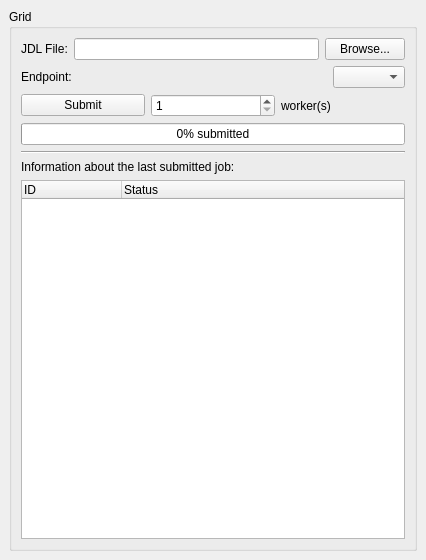
<ui version="4.0" >
 <class>wgGrid</class>
 <widget class="QWidget" name="wgGrid" >
  <property name="geometry" >
   <rect>
    <x>0</x>
    <y>0</y>
    <width>426</width>
    <height>560</height>
   </rect>
  </property>
  <property name="windowTitle" >
   <string>Form</string>
  </property>
  <layout class="QGridLayout" >
   <property name="margin" >
    <number>9</number>
   </property>
   <property name="spacing" >
    <number>6</number>
   </property>
   <item row="0" column="0" >
    <widget class="QGroupBox" name="groupBox" >
     <property name="title" >
      <string>Grid</string>
     </property>
     <layout class="QGridLayout" >
      <property name="margin" >
       <number>9</number>
      </property>
      <property name="spacing" >
       <number>6</number>
      </property>
      <item row="0" column="0" >
       <layout class="QHBoxLayout" >
        <property name="margin" >
         <number>0</number>
        </property>
        <property name="spacing" >
         <number>6</number>
        </property>
        <item>
         <widget class="QLabel" name="label_2" >
          <property name="text" >
           <string>JDL File:</string>
          </property>
         </widget>
        </item>
        <item>
         <widget class="QLineEdit" name="edtJDLFileName" >
          <property name="text" >
           <string/>
          </property>
         </widget>
        </item>
        <item>
         <widget class="QPushButton" name="btnBrowseJDL" >
          <property name="text" >
           <string>Browse...</string>
          </property>
         </widget>
        </item>
       </layout>
      </item>
      <item row="1" column="0" >
       <layout class="QHBoxLayout" >
        <property name="margin" >
         <number>0</number>
        </property>
        <property name="spacing" >
         <number>6</number>
        </property>
        <item>
         <widget class="QLabel" name="label_3" >
          <property name="text" >
           <string>Endpoint:</string>
          </property>
         </widget>
        </item>
        <item>
         <widget class="QComboBox" name="cmbEndpoint" >
          <property name="sizePolicy" >
           <sizepolicy>
            <hsizetype>0</hsizetype>
            <vsizetype>0</vsizetype>
            <horstretch>0</horstretch>
            <verstretch>0</verstretch>
           </sizepolicy>
          </property>
          <property name="duplicatesEnabled" >
           <bool>true</bool>
          </property>
         </widget>
        </item>
       </layout>
      </item>
      <item row="2" column="0" >
       <layout class="QHBoxLayout" >
        <property name="margin" >
         <number>0</number>
        </property>
        <property name="spacing" >
         <number>6</number>
        </property>
        <item>
         <widget class="QPushButton" name="btnSubmitClient" >
          <property name="text" >
           <string>Submit</string>
          </property>
          <property name="checkable" >
           <bool>false</bool>
          </property>
         </widget>
        </item>
        <item>
         <widget class="QSpinBox" name="spinNumWorkers" >
          <property name="alignment" >
           <set>Qt::AlignLeading</set>
          </property>
          <property name="specialValueText" >
           <string/>
          </property>
          <property name="minimum" >
           <number>1</number>
          </property>
         </widget>
        </item>
        <item>
         <widget class="QLabel" name="label_4" >
          <property name="text" >
           <string>worker(s)</string>
          </property>
         </widget>
        </item>
       </layout>
      </item>
      <item row="3" column="0" >
       <widget class="QProgressBar" name="progressSubmittedJobs" >
        <property name="value" >
         <number>0</number>
        </property>
        <property name="orientation" >
         <enum>Qt::Horizontal</enum>
        </property>
        <property name="format" >
         <string>%p% submitted</string>
        </property>
       </widget>
      </item>
      <item row="4" column="0" >
       <widget class="Line" name="line" >
        <property name="orientation" >
         <enum>Qt::Horizontal</enum>
        </property>
       </widget>
      </item>
      <item row="5" column="0" >
       <widget class="QLabel" name="label" >
        <property name="text" >
         <string>Information about the last submitted job:</string>
        </property>
       </widget>
      </item>
      <item row="6" column="0" >
       <widget class="QTreeWidget" name="treeJobs" >
        <property name="alternatingRowColors" >
         <bool>false</bool>
        </property>
        <column>
         <property name="text" >
          <string>ID</string>
         </property>
        </column>
        <column>
         <property name="text" >
          <string>Status</string>
         </property>
        </column>
       </widget>
      </item>
     </layout>
    </widget>
   </item>
  </layout>
 </widget>
 <tabstops>
  <tabstop>edtJDLFileName</tabstop>
  <tabstop>btnBrowseJDL</tabstop>
  <tabstop>cmbEndpoint</tabstop>
  <tabstop>btnSubmitClient</tabstop>
  <tabstop>treeJobs</tabstop>
 </tabstops>
 <resources/>
 <connections/>
</ui>
